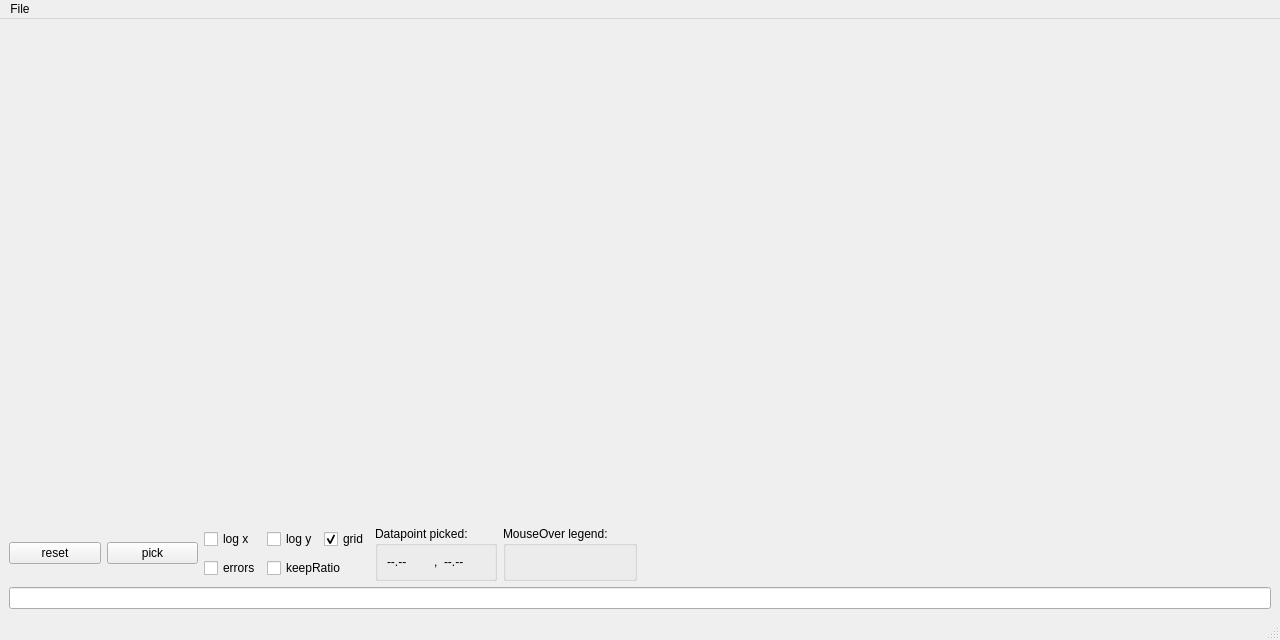
<?xml version="1.0" encoding="UTF-8"?>
<ui version="4.0">
 <class>MainWindow</class>
 <widget class="QMainWindow" name="MainWindow">
  <property name="geometry">
   <rect>
    <x>0</x>
    <y>0</y>
    <width>1280</width>
    <height>640</height>
   </rect>
  </property>
  <property name="windowTitle">
   <string>GR Demo (Qt)</string>
  </property>
  <widget class="QWidget" name="centralwidget">
   <layout class="QVBoxLayout" name="verticalLayout">
    <item>
     <layout class="QHBoxLayout" name="horizontalLayout_6">
      <item>
       <layout class="QVBoxLayout" name="verticalLayout_5">
        <item>
         <widget class="InteractiveGRWidget" name="_gr" native="true">
          <property name="sizePolicy">
           <sizepolicy hsizetype="Expanding" vsizetype="Expanding">
            <horstretch>0</horstretch>
            <verstretch>0</verstretch>
           </sizepolicy>
          </property>
         </widget>
        </item>
        <item>
         <layout class="QHBoxLayout" name="horizontalLayout">
          <item>
           <widget class="QPushButton" name="_btnReset">
            <property name="sizePolicy">
             <sizepolicy hsizetype="Preferred" vsizetype="Fixed">
              <horstretch>0</horstretch>
              <verstretch>0</verstretch>
             </sizepolicy>
            </property>
            <property name="text">
             <string>reset</string>
            </property>
           </widget>
          </item>
          <item>
           <widget class="QPushButton" name="_btnPick">
            <property name="sizePolicy">
             <sizepolicy hsizetype="Preferred" vsizetype="Fixed">
              <horstretch>0</horstretch>
              <verstretch>0</verstretch>
             </sizepolicy>
            </property>
            <property name="text">
             <string>pick</string>
            </property>
            <property name="checkable">
             <bool>true</bool>
            </property>
           </widget>
          </item>
          <item>
           <layout class="QGridLayout" name="gridLayout">
            <item row="0" column="0">
             <widget class="QCheckBox" name="_chkLogX">
              <property name="sizePolicy">
               <sizepolicy hsizetype="Preferred" vsizetype="Fixed">
                <horstretch>0</horstretch>
                <verstretch>0</verstretch>
               </sizepolicy>
              </property>
              <property name="text">
               <string>log x</string>
              </property>
             </widget>
            </item>
            <item row="0" column="2">
             <widget class="QCheckBox" name="_chkGrid">
              <property name="sizePolicy">
               <sizepolicy hsizetype="Preferred" vsizetype="Fixed">
                <horstretch>0</horstretch>
                <verstretch>0</verstretch>
               </sizepolicy>
              </property>
              <property name="text">
               <string>grid</string>
              </property>
              <property name="checked">
               <bool>true</bool>
              </property>
             </widget>
            </item>
            <item row="0" column="1">
             <widget class="QCheckBox" name="_chkLogY">
              <property name="sizePolicy">
               <sizepolicy hsizetype="Preferred" vsizetype="Fixed">
                <horstretch>0</horstretch>
                <verstretch>0</verstretch>
               </sizepolicy>
              </property>
              <property name="text">
               <string>log y</string>
              </property>
             </widget>
            </item>
            <item row="1" column="0">
             <widget class="QCheckBox" name="_chkErr">
              <property name="text">
               <string>errors</string>
              </property>
             </widget>
            </item>
            <item row="1" column="1" colspan="2">
             <widget class="QCheckBox" name="_chkKeepRatio">
              <property name="text">
               <string>keepRatio</string>
              </property>
             </widget>
            </item>
           </layout>
          </item>
          <item>
           <widget class="QGroupBox" name="groupBox">
            <property name="sizePolicy">
             <sizepolicy hsizetype="Preferred" vsizetype="Preferred">
              <horstretch>0</horstretch>
              <verstretch>0</verstretch>
             </sizepolicy>
            </property>
            <property name="minimumSize">
             <size>
              <width>0</width>
              <height>50</height>
             </size>
            </property>
            <property name="title">
             <string>Datapoint picked:</string>
            </property>
            <layout class="QVBoxLayout" name="verticalLayout_2">
             <item>
              <layout class="QHBoxLayout" name="horizontalLayout_7">
               <item>
                <widget class="QLabel" name="_lblPickX">
                 <property name="text">
                  <string>--.--</string>
                 </property>
                </widget>
               </item>
               <item>
                <widget class="QLabel" name="_lblPickSep">
                 <property name="sizePolicy">
                  <sizepolicy hsizetype="Fixed" vsizetype="Preferred">
                   <horstretch>0</horstretch>
                   <verstretch>0</verstretch>
                  </sizepolicy>
                 </property>
                 <property name="text">
                  <string>,</string>
                 </property>
                </widget>
               </item>
               <item>
                <widget class="QLabel" name="_lblPickY">
                 <property name="sizePolicy">
                  <sizepolicy hsizetype="Preferred" vsizetype="Fixed">
                   <horstretch>0</horstretch>
                   <verstretch>0</verstretch>
                  </sizepolicy>
                 </property>
                 <property name="text">
                  <string>--.--</string>
                 </property>
                </widget>
               </item>
              </layout>
             </item>
            </layout>
           </widget>
          </item>
          <item>
           <widget class="QGroupBox" name="groupBox_2">
            <property name="title">
             <string>MouseOver legend:</string>
            </property>
            <layout class="QVBoxLayout" name="verticalLayout_3">
             <item>
              <widget class="QLabel" name="_lblOverLegend">
               <property name="text">
                <string/>
               </property>
              </widget>
             </item>
            </layout>
           </widget>
          </item>
         </layout>
        </item>
       </layout>
      </item>
      <item>
       <widget class="GRWidget" name="_gr2" native="true">
        <property name="sizePolicy">
         <sizepolicy hsizetype="Expanding" vsizetype="Expanding">
          <horstretch>0</horstretch>
          <verstretch>0</verstretch>
         </sizepolicy>
        </property>
       </widget>
      </item>
     </layout>
    </item>
    <item>
     <widget class="QLineEdit" name="_shell"/>
    </item>
   </layout>
  </widget>
  <widget class="QMenuBar" name="_menubar">
   <property name="geometry">
    <rect>
     <x>0</x>
     <y>0</y>
     <width>1280</width>
     <height>22</height>
    </rect>
   </property>
   <widget class="QMenu" name="_menuFile">
    <property name="title">
     <string>File</string>
    </property>
    <addaction name="_actionSave"/>
    <addaction name="separator"/>
    <addaction name="_actionPrint"/>
    <addaction name="separator"/>
    <addaction name="_actionAboutQt"/>
    <addaction name="_actionQuit"/>
   </widget>
   <addaction name="_menuFile"/>
  </widget>
  <widget class="QStatusBar" name="_statusbar"/>
  <action name="_actionSave">
   <property name="text">
    <string>&amp;Save</string>
   </property>
   <property name="shortcut">
    <string>Ctrl+S</string>
   </property>
  </action>
  <action name="_actionQuit">
   <property name="text">
    <string>&amp;Quit</string>
   </property>
   <property name="shortcut">
    <string>Ctrl+Q</string>
   </property>
  </action>
  <action name="_actionPrint">
   <property name="text">
    <string>&amp;Print</string>
   </property>
   <property name="shortcut">
    <string>Ctrl+P</string>
   </property>
  </action>
  <action name="_actionAboutQt">
   <property name="text">
    <string>About Qt...</string>
   </property>
  </action>
 </widget>
 <customwidgets>
  <customwidget>
   <class>InteractiveGRWidget</class>
   <extends>QWidget</extends>
   <header>qtgr</header>
   <container>1</container>
  </customwidget>
  <customwidget>
   <class>GRWidget</class>
   <extends>QWidget</extends>
   <header>qtgr</header>
   <container>1</container>
  </customwidget>
 </customwidgets>
 <resources/>
 <connections>
  <connection>
   <sender>_actionQuit</sender>
   <signal>triggered()</signal>
   <receiver>MainWindow</receiver>
   <slot>close()</slot>
   <hints>
    <hint type="sourcelabel">
     <x>-1</x>
     <y>-1</y>
    </hint>
    <hint type="destinationlabel">
     <x>319</x>
     <y>319</y>
    </hint>
   </hints>
  </connection>
 </connections>
</ui>
